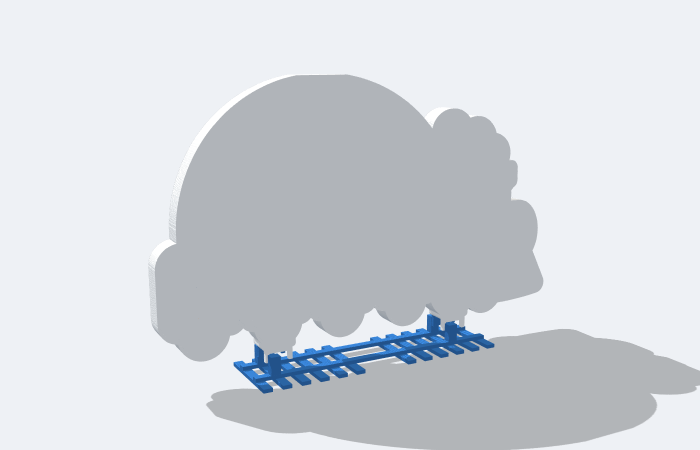
#> input picture cad/plaque/train_lit_render_back.png, 1400 x 900 px (shown at 1/2 size)
$ python trace_layers.py plaque/train_lit_render_back.png --out out.png
#> lines starting #> are read from the running program, lines starting #| are printed output that depends on the picture; after the words box and inside, x2 and y2 are one past the last pixel; in counts of white or black regions, pixels touching at a corner belong together
"""Turn a flat-ish picture of a design (e.g. an AI mock-up) into colour layers (shapely polygons) for the plaque generator.

    python cad/trace_layers.py picture.png --crop x0,y0,x1,y1 --out cad/plaque/horse_layers.json

Every pixel is assigned to the nearest palette colour; the thin glow lines around the design are absorbed by their
neighbours, boundaries are smoothed, the biggest blob is the silhouette. Result (JSON): role -> list of polygons
(lists of rings, in design units, y up, silhouette width = 300). Roles: base (the silhouette), main, accent, animal.
"""
import argparse
import json

import contourpy
import numpy as np
from PIL import Image
from scipy import ndimage as ndi
from shapely.geometry import Polygon, mapping
from shapely.ops import unary_union

# nearest-colour palette: label -> (rgb, role).  role None = background / ignored, "base" = plate colour (navy)
PALETTE = {
    "navy": ((30, 50, 100), "base"), "dark": ((40, 30, 35), "base"),
    "blue": ((45, 120, 215), "accent"), "cream": ((238, 214, 170), "main"),
    "yellow": ((245, 190, 35), "animal"), "bg": ((120, 90, 70), None),
}


def classify(rgb, palette=PALETTE):
    names = list(palette)
    cols = np.array([palette[n][0] for n in names], float)
    d = ((rgb[:, :, None, :] - cols[None, None]) ** 2).sum(-1)
    return d.argmin(-1), names


def smooth_labels(lab, n, sigma=1.4):
    stack = np.stack([ndi.gaussian_filter((lab == i).astype(float), sigma) for i in range(n)])
    return stack.argmax(0)


def polys_from_mask(mask, min_area=12):
    gen = contourpy.contour_generator(z=mask.astype(float), fill_type=contourpy.FillType.OuterOffset)
    pts, offs = gen.filled(0.5, 1.5)
    out = []
    for p, o in zip(pts, offs):
        rings = [p[o[i]:o[i + 1]] for i in range(len(o) - 1)]
        if len(rings[0]) < 4:
            continue
        poly = Polygon(rings[0], [r for r in rings[1:] if len(r) >= 4]).buffer(0)
        if poly.area >= min_area:
            out.append(poly)
    return unary_union(out) if out else Polygon()


def trace(path, crop=None, width=300.0, sigma=1.4, glow=4, simplify=0.5, palette=None, solid_only=True, inner_bg=None):
#> called with path = 'plaque/train_lit_render_back.png', width = 300, sigma = 1.4, glow = 4, simplify = 0.5, solid_only = True
    im = Image.open(path).convert("RGB")
#> im is the input picture: PIL image 1400x900 RGB; mean R, G, B 211.1, 215.4, 220.7
    if crop:
        im = im.crop(crop)
    rgb = np.array(im).astype(float)
    palette = palette or PALETTE
    lab, names = classify(rgb, palette)
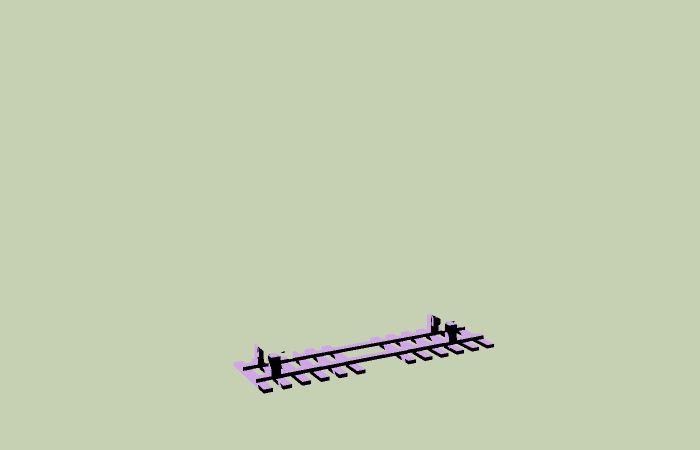
#> lab: shape (900, 1400) int64 (shown at 1/2 size); 4 distinct labels, from 0 to 5; one colour per label, 0 black
#> names = ['navy', 'dark', 'blue', 'cream', 'yellow', 'bg']
    bg = names.index("bg")
#> bg = 5
    # the silhouette comes from the solid colours only (yellow is also the glow on the floor around the design)
    fg = (lab != bg) & ((lab != names.index("yellow")) if solid_only else True)
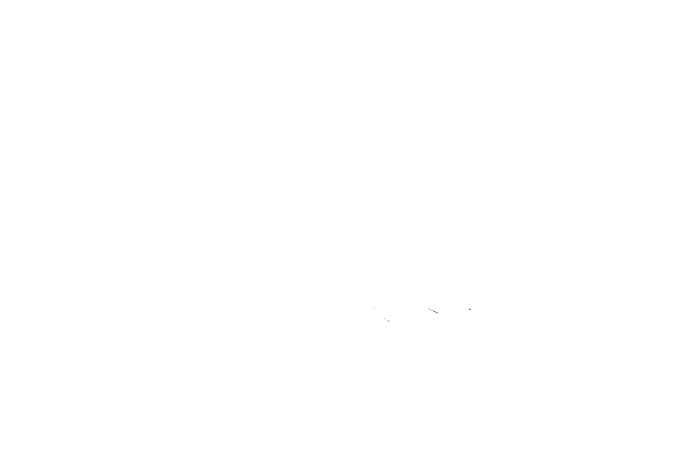
#> fg: shape (900, 1400) bool (shown at 1/2 size); 100% white; black in thin lines or dots, all inside (x1, y1, x2, y2) = (748, 615, 942, 643)
    fg = ndi.binary_opening(fg, iterations=2)
#> fg: shape (900, 1400) bool; 100% white; black in thin lines or dots
    fg = ndi.binary_closing(fg, iterations=4)
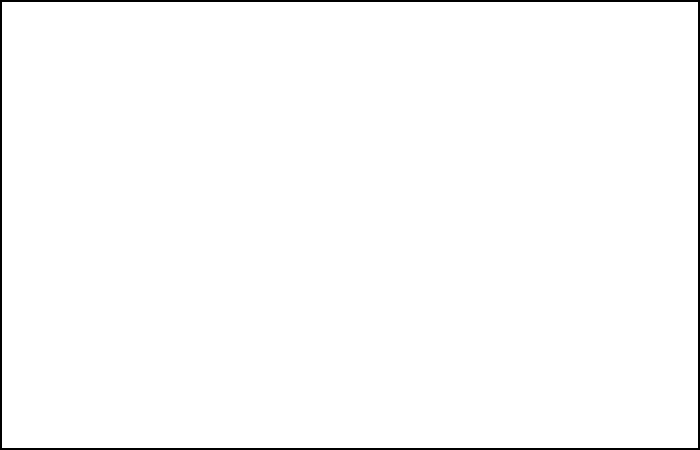
#> fg: shape (900, 1400) bool (shown at 1/2 size); 98.5% white; 1 black region, box (x1, y1, x2, y2) and area: (0, 0, 1400, 900) 18336
    fg = ndi.binary_fill_holes(fg)
    comp, n = ndi.label(fg)
#> n = 1
    if n > 1:
        sizes = ndi.sum(fg, comp, range(1, n + 1))
        fg = comp == (1 + int(np.argmax(sizes)))
    # thin yellow glow lines: an opened yellow keeps only real blobs (stars, buttons); the rest takes the neighbour's label
    lab = lab.copy()
    if glow:
        yi = names.index("yellow")
#> yi = 4
        yel = lab == yi
#> yel: shape (900, 1400) bool; every value is 0
        blobs = ndi.binary_opening(yel, structure=np.ones((glow, glow)))
        lab[yel & ~blobs] = bg
    if inner_bg:      # background-coloured pixels enclosed by the design (e.g. the white smoke cloud) belong to this label
        lab[fg & (lab == bg)] = names.index(inner_bg)
    # fill every non-fg or thin pixel inside the silhouette with the nearest real label
    keep = fg & (lab != bg)
#> keep: shape (900, 1400) bool; 98.5% white; 11 black regions (10 under 20 px), largest, box (x1, y1, x2, y2) and area: (0, 0, 1400, 900) 18336
    idx = ndi.distance_transform_edt(~keep, return_distances=False, return_indices=True)
    lab = lab[idx[0], idx[1]]
#> lab: shape (900, 1400) int64; 3 distinct labels, from 0 to 3
    lab = np.where(fg, lab, bg)
#> lab: shape (900, 1400) int64; 4 distinct labels, from 0 to 5
    lab = smooth_labels(lab, len(names), sigma)
#> in smooth_labels, `return stack.argmax(0)`: returned value: shape (900, 1400) int64; 4 distinct labels, from 0 to 5
    lab = np.where(ndi.binary_erosion(fg, iterations=1) | (lab != bg), lab, bg)
    h, w = lab.shape
#> h = 900; w = 1400
    ys, xs = np.nonzero(fg)
    x0, x1, y0, y1 = xs.min(), xs.max(), ys.min(), ys.max()
#> x0 = 4; x1 = 1395; y0 = 4; y1 = 895
    s = width / (x1 - x0 + 1)
#> s = 0.216
    def to_design(g):
        # pixel (col,row) -> design (x,y up), centred on the silhouette bbox
        from shapely import affinity
        g = affinity.scale(g, s, -s, origin=(0, 0))
        return affinity.translate(g, -(x0 + x1) / 2 * s, (y0 + y1) / 2 * s)
    roles = {"base": [], "main": [], "accent": [], "animal": [], "animal2": []}
    for i, nme in enumerate(names):
        role = palette[nme][1]
        if role is None:
            continue
        g = polys_from_mask(lab == i)
        if not g.is_empty:
            roles[role].append(g)
#> this loop made 6 passes
#> (nme, role, pts in polys_from_mask) on passes 1, 3, 4: ('navy', 'base', 9 point arrays, longest 3190 points), ('blue', 'accent', 28 point arrays, longest 1051 points), ('cream', 'main', 12 point arrays, longest 6871 points)
    sil = polys_from_mask(fg)
    result = {"base": to_design(sil).simplify(simplify * s)}
    # navy label areas are the plate itself: base layer = silhouette only
    for role in ("main", "accent", "animal", "animal2"):
        g = unary_union(roles[role]) if roles[role] else Polygon()
        result[role] = to_design(g).simplify(simplify * s) if not g.is_empty else g
#> after the loop, result = 5 items
    return result, (x1 - x0 + 1) * s, (y1 - y0 + 1) * s, {"s": s, "cx": (x0 + x1) / 2, "cy": (y0 + y1) / 2}


def main():
    ap = argparse.ArgumentParser()
    ap.add_argument("image")
    ap.add_argument("--crop", help="x0,y0,x1,y1 in pixels")
    ap.add_argument("--out", required=True)
    ap.add_argument("--width", type=float, default=300.0)
    ap.add_argument("--opts", default="{}", help="JSON of extra trace() options (palette, glow, solid_only, inner_bg)")
    a = ap.parse_args()
    crop = tuple(int(v) for v in a.crop.split(",")) if a.crop else None
    res, w, h, meta = (lambda r: r)(trace(a.image, crop, a.width, **json.loads(a.opts)))
#> res = 5 items; w = 300; h = 192.2; meta = {'s': 0.216, 'cx': 699.5, 'cy': 449.5}
    json.dump({"width": w, "height": h, "meta": meta, **{k: mapping(v) for k, v in res.items()}}, open(a.out, "w"))
    print(f"traced: {w:.0f} x {h:.0f} design units", {k: round(v.area) for k, v in res.items()})
#| traced: 300 x 192 design units {'base': 57619, 'main': 56508, 'accent': 606, 'animal': 0, 'animal2': 0}


if __name__ == "__main__":
    main()
